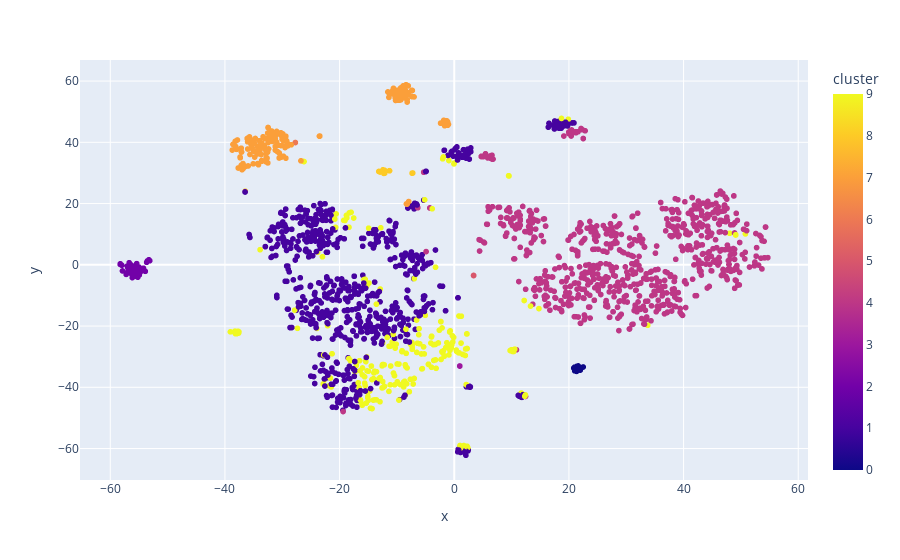

Notebook source saved alongside this figure:
### Markdown cell above
# Visualizing the Clusters with t-SNE

### Code cell
tsne_pipeline = Pipeline([('scaler', StandardScaler()), ('tsne', TSNE(n_components=2, verbose=1))])
genre_embedding = tsne_pipeline.fit_transform(X)
projection = pd.DataFrame(columns=['x', 'y'], data=genre_embedding)
projection['genres'] = music_data['genre']
projection['cluster'] = music_data['cluster']

fig = px.scatter(
    projection, x='x', y='y', color='cluster', hover_data=['x', 'y', 'genres'])
fig.show()

### Figure 1 — Plotly figure (JSON) as saved in the notebook; plotly's stock layout.template omitted (floating-point values rounded to 4 significant figures; data arrays with more than 128 entries replaced by an {"elided": "..."} marker saying what was removed)
{"data": [{"customdata": {"elided": "2000x1 str values"}, "hovertemplate": "x=%{x}<br>y=%{y}<br>genres=%{customdata[0]}<br>cluster=%{marker.color}<extra></extra>", "legendgroup": "", "marker": {"color": {"elided": "2000 int values"}, "coloraxis": "coloraxis", "symbol": "circle"}, "mode": "markers", "name": "", "showlegend": false, "type": "scattergl", "x": {"elided": "2000 float values"}, "xaxis": "x", "y": {"elided": "2000 float values"}, "yaxis": "y"}], "layout": {"coloraxis": {"colorbar": {"title": {"text": "cluster"}}, "colorscale": [[0, "#0d0887"], [0.1111, "#46039f"], [0.2222, "#7201a8"], [0.3333, "#9c179e"], [0.4444, "#bd3786"], [0.5556, "#d8576b"], [0.6667, "#ed7953"], [0.7778, "#fb9f3a"], [0.8889, "#fdca26"], [1, "#f0f921"]]}, "legend": {"tracegroupgap": 0}, "margin": {"t": 60}, "xaxis": {"anchor": "y", "domain": [0, 1], "title": {"text": "x"}}, "yaxis": {"anchor": "x", "domain": [0, 1], "title": {"text": "y"}}}}
